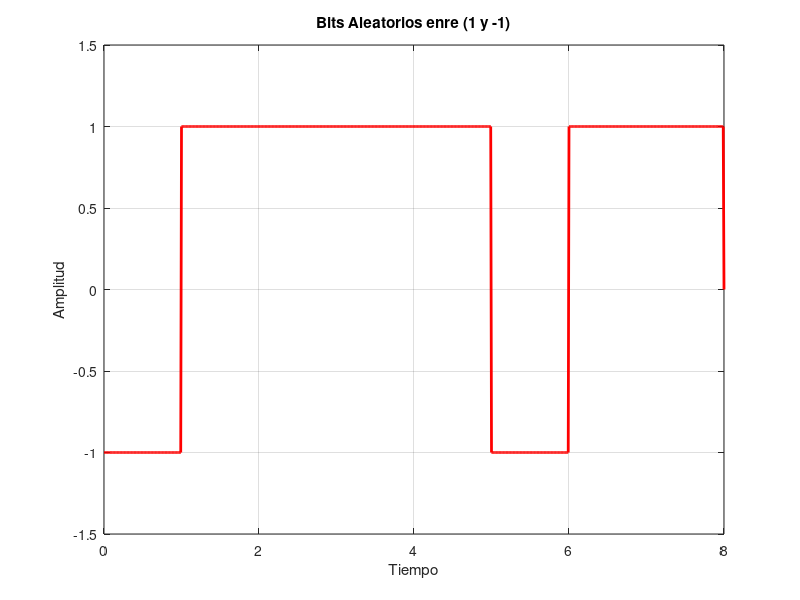

Reproduce this figure in MATLAB. (Note: this script raises an error after producing the figure.)
clc;
clear all;
close all;

%% Practica Numero 2
% Sistemas Celulares
%% Creación de 8 Bits Aleatorios y Grafica

% Definir 8 bits (Secuencia aleatoria de 0s y 1s)
bits = randi([0, 1], 1, 8); % Genera 8 bits aleatorios

% Cambiar de 0s y 1s a señalización (-1s y 1s)
bits(bits == 0) = -1;

% Parámetros de la señal de pulsos
amplitud = 1;          % Amplitud de los pulsos
duracion_pulso = 1;   % Duración de cada pulso
tiempo_muestreo = 0.01; % Intervalo de muestreo

% Crear un vector de tiempo para la señal de pulsos eje x
t8bit = 0:tiempo_muestreo:duracion_pulso*length(bits);

pulsos = zeros(1, length(t8bit));

% Generar la señal de pulsos en base a la secuencia de bits
for i = 1:length(bits)
    inicio = (i - 1) * duracion_pulso / tiempo_muestreo + 1;
    fin = i * duracion_pulso / tiempo_muestreo;
    pulsos(inicio:fin) = bits(i) * amplitud;
end

% Graficar la señal de pulsos
figure()
plot(t8bit, pulsos, "r","LineWidth",2);
xlabel('Tiempo');
ylabel('Amplitud');
title('Bits Aleatorios enre (1 y -1)');
grid on;
axis([0, t8bit(end), -1.5, 1.5]);

%% Realizar señales
% Agreagamos a nuestra señal el valor de nuetro ultimo bit Cyclic prefix CP
% o tiempo de guarga Tg
bitsAux = [bits, bits(end)];

% Separación entre portadoras DeltaF en Frecuencias
sepPort = 1600;
sepPort1 = sepPort;
sepPort2 = sepPort * 2;
sepPort3 = sepPort * 3;
sepPort4 = sepPort * 4;
sepPort5 = sepPort * 5;
sepPort6 = sepPort * 6;
sepPort7 = sepPort * 8;
sepPort8 = sepPort * 9;

%Tiempo útil de cada simbolo
Tu1 = 1/sepPort;
Tu2 = 1/sepPort2;
Tu3 = 1/sepPort3;
Tu4 = 1/sepPort4;
Tu5 = 1/sepPort5;
Tu6 = 1/sepPort6;
Tu7 = 1/sepPort7;
Tu8 = 1/sepPort8;

% Tiempo de guarda
Ts = 1/16000;

% Vector de tiempo de Ts de cada subportadora
T1 = 0:Ts:Tu1; % La primera subportadora inicia en 0, con tiempo de muestreo ts y el final es el tiempo util
T2 = 0:Ts:Tu2;
T3 = 0:Ts:Tu3;
T4 = 0:Ts:Tu4;
T5 = 0:Ts:Tu5;
T6 = 0:Ts:Tu6;
T7 = 0:Ts:Tu7;
T8 = 0:Ts:Tu8;

% Numero de Subportadoras
Nc = 8;

% 
%t = 0:Tu:(length(bitsAux)-1)*Tu;
%t1 = Tu:Tu:(length(bitsAux)-1)*Tu;
%t2 = 0:Tu:(length(bitsAux)-2)*Tu;

L = length(T1)*160;

Fs = 1 / Ts;

f = Fs*(-(L/2):(L/2)-1)/L;


modsig = zeros(1,length(T1));
modsig2 = zeros(1,length(T2));
modsig3 = zeros(1,length(T3));

%modsig1 = zeros(1,length(T));
%modsig12 = zeros(1,length(T2));
%modsig13 = zeros(1,length(T3));

%espectroS = zeros(1,length(f));
%espectroS2 = zeros(1,length(f));
%espectroS3 = zeros(1,length(f));

%Señal modulada
%exp(1j * 2 * pi * fc * t);




%%%

% Define number of subcarriers
N = 8; % 8 subcarriers

% Define sampling frequency (Fs)
Fs = 1e6; % Example: 1 MHz sampling frequency

% Define subcarrier spacing (Delta_f)
Delta_f = Fs/N; % Subcarrier spacing equal to Fs/N

% Generate time vector
t = 0 : 1/Fs : 1/Fs; % Time vector with sampling period 1/Fs

% Generate subcarriers
subcarriers = zeros(N, length(t));

for k = 0:N-1
    % Generate kth subcarrier
    subcarriers(k+1,:) = exp(1j*2*pi*k*Delta_f*t);
end

% Define frequency selective channel (example)
H = zeros(N, length(t)); % Channel matrix

for k = 0:N-1
    % Introduce frequency-selective fading
    H(k+1,:) = exp(1j*2*pi*rand*k*Delta_f*t);
end

% Apply channel to subcarriers
A_reshaped = reshape(H, [, 2]);

received_signal = H * subcarriers;

% Plot subcarriers in time domain (optional)
figure;
for k = 1:N
    plot(t, real(received_signal(k,:)));
    hold on;
end
xlabel('Time (s)');
ylabel('Amplitude');
title('Received Signal in Time Domain');

% Calculate FFT of received signal
fft_received_signal = fft(received_signal, [], 2);

% Plot magnitude spectrum of subcarriers
figure;
for k = 1:N
    f = Fs/length(fft_received_signal(k,:))*[-length(fft_received_signal(k,:))/2+1:length(fft_received_signal(k,:))/2];
    plot(f, abs(fft_received_signal(k,:)));
    hold on;
end
xlabel('Frequency (Hz)');
ylabel('Magnitude');
title('Magnitude Spectrum of Subcarriers');
